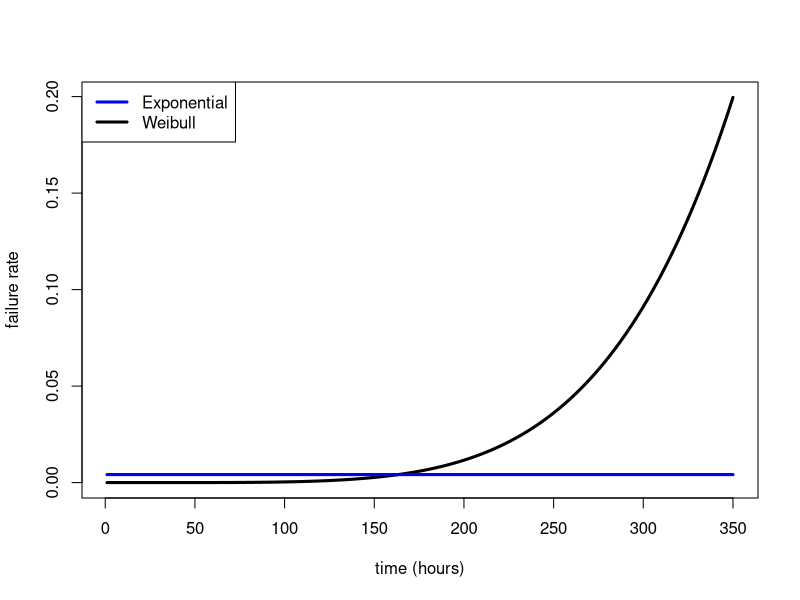
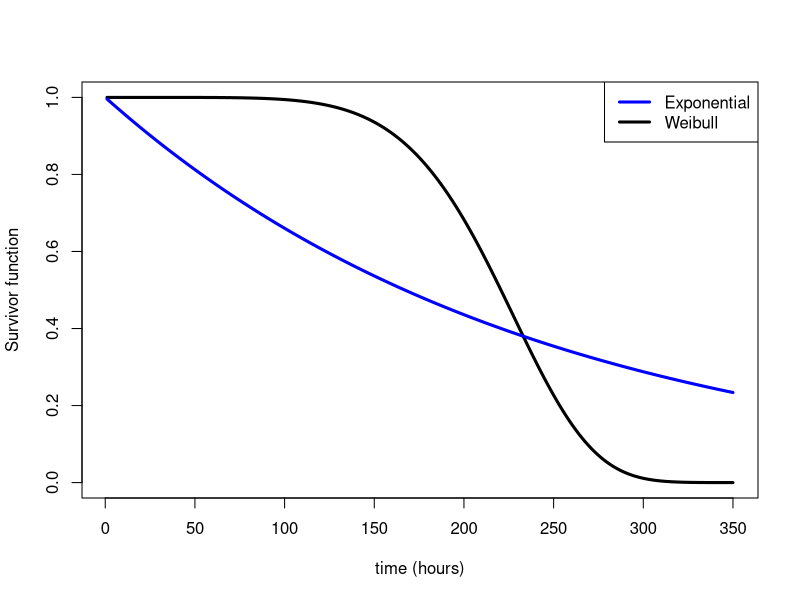
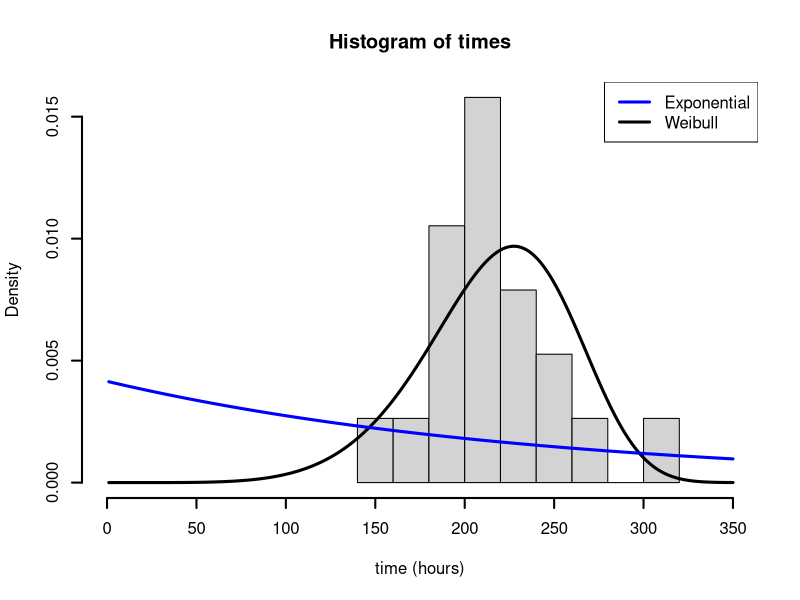
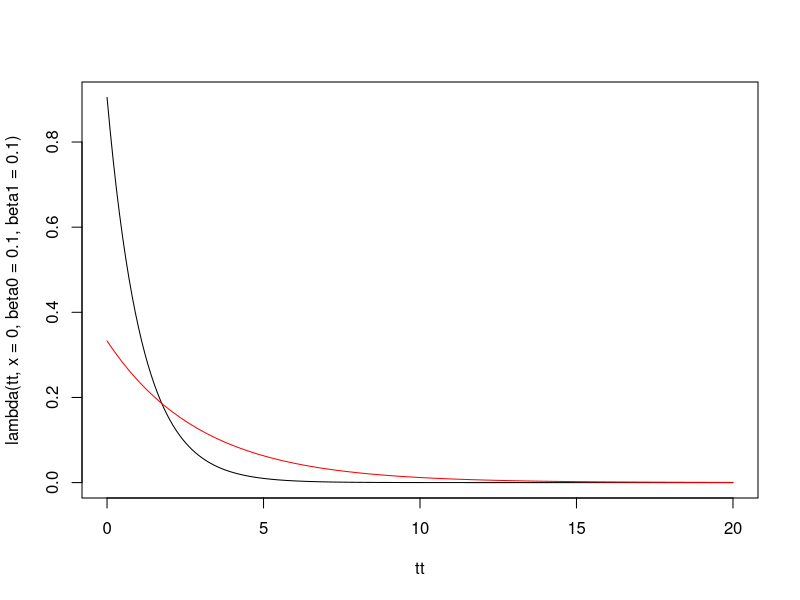
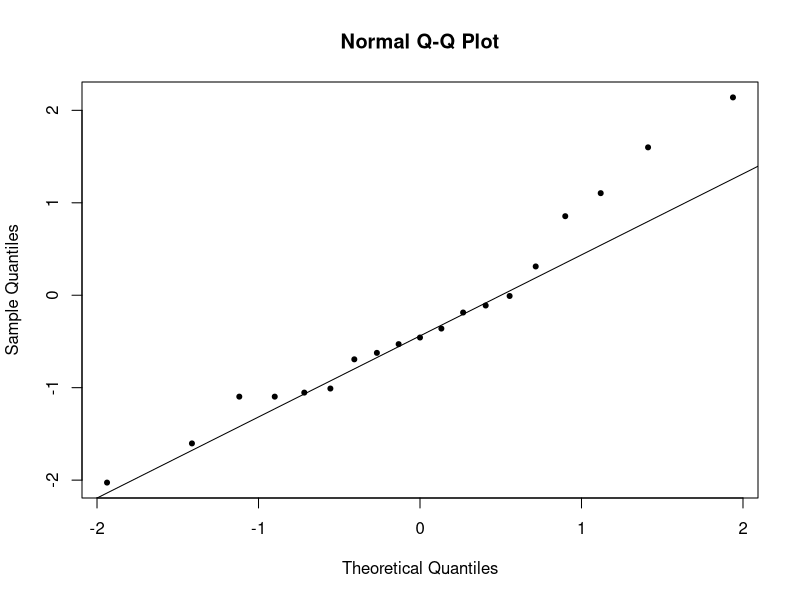

These figures' R source, in order: (Note: this script raises an error after producing the figures.)
###################################################################
################### Play with aircraft airconditioning data #######
###################################################################

## Input the data in R and create indicator variable for 
## observations that are censored
times <- c(143,164,188,188,190,192,206,209,213,216,220,227,
           230,234,246,265,304,216,244)
cens <- rep(1,19)
cens[18:19] <- 0

# Estimate Exponential distribution using first principles.
log_likelihood <- function(theta,times){
  ell <- sum(log(theta*exp(-theta*times[1:17]))) + 
    sum(log(exp(-theta*times[18:19])))
  return(-ell)
}
## Or use the R built-in functions to calculate the pdf and tail area
## probabilities of the Exponential distr.:
#log_likelihood <- function(theta,times,cens){
#  -sum( dexp(times[1:17],theta,log=T) ) - 
#   sum( pexp(times[18:19],theta,log=T,lower.tail=F) )
#}
out <- nlm(log_likelihood,1,times=times,hessian = T)
theta <- out$estimate
1/theta # the mean
theta
sqrt(1/(out$hessian)) # std error
# What if we simpl excluded the censored obs as missing?
library(MASS)
# Use function fitdistr to fit simple distributions using 
# maximum likelihood
fitdistr(times[1:17],densfun = "exponential")
# Note the bigger standard error (less information)


## Repeat using survreg()
## Load the survival library to do the modelling
library(survival)
## Create "Surv" object to be used with the survreg function
Times <- Surv(times,cens,type="right")
Times
##### Now use the survreg function in the survival package, 
##### noting that it defines theta=exp(-beta0)
##### where beta0 is "the intercept"
## Fit an Exponential model
Emodel <- survreg(Times~1,dist="exponential")
summary(Emodel)
## and a Weibull model 
Wmodel <- survreg(Times~1,dist="weibull")
summary(Wmodel) # scale is 1/gamma

## Plot the failure rates. For the Exponential is easy, we just 
## need the estimate of theta
## which is just exp(-beta0)
thetaE <- exp(-Emodel$coefficients)
# For the Weibull, we also need the gamma parameter. 
## What R calls the scale is actually 1/gamma
thetaW <- exp(-Wmodel$coefficients)
gamma <- 1/Wmodel$scale
## create a time sequence
tt <- seq(1,350,len=500)
x11(width=8,height=6)
plot(tt,thetaW*gamma*(thetaW*tt)^(gamma-1),type="l",lwd=3,
     ylab="failure rate",xlab="time (hours)") ## Weibull failure rate
## Exponential has constant failure rate
lines(tt,rep(thetaE,500),lwd=3,col="blue") 
legend("topleft",c("Exponential","Weibull"),col=c("blue","black"),
       lwd=c(3,3),lty=c(1,1))

## Plot the Survivor functions
x11(width=8,height=6)
plot(tt,exp(-(thetaW*tt)^gamma),type="l",lwd=3,
     ylab="Survivor function",xlab="time (hours)") ## Weibull survivor
lines(tt,exp(-thetaE*tt),lwd=3,col="blue") ## Exponential survivor
legend("topright",c("Exponential","Weibull"),col=c("blue","black"),
       lwd=c(3,3),lty=c(1,1))

## Plot the pdfs
x11(width=8,height=6)
hist(times,freq=F,xlim=c(0,350),ylab="Density",xlab="time (hours)",lwd=2) # data histogram
lines(tt,dweibull(tt,shape=gamma,scale=1/thetaW),type="l",lwd=3) ## Weibull pdf
lines(tt,dexp(tt,thetaE),lwd=3,col="blue") ## Exponential pdf
legend("topright",c("Exponential","Weibull"),col=c("blue","black"),lwd=c(3,3),lty=c(1,1))

## What about the proabability that a airconditioning 
## unit will last for more than 250 hours?
## Well just get estimates of theta and gamma, and 
## plug in formula for survivor function
# For the Exponential
exp(-thetaE*250)
# Can also use 
1-pexp(250,rate=thetaE)
# For the Weibull
exp(-(thetaW*250)^gamma) # as per slide 17
# Can also use 
1-pweibull(250,shape=gamma,scale=1/thetaW)
# but note that pweibull confusingly calls gamma 
# the shape and 1/theta the scale


lambda <- function(t,x,beta0,beta1){
  exp(-beta0-beta1*x)*exp(-(t*exp(-beta0-beta1*x)))
}
tt <- seq(0,20,len=200)
plot(tt,lambda(tt,x=0,beta0=0.1,beta1=0.1),type="l")
lines(tt,lambda(tt,x=10,beta0=0.1,beta1=0.1),type="l",col="red")


## But which model is better? The Exponential is a special case 
## of the Weibull, i.e. where gamma = 1.
## Function survreg() produces an estimate of log(1/gamma), 
## so testing for gamma=1 is same as testing 
## for log(1/gamma)=0 so we just look at p-value of log(scale) 
## in the summary of Wmodel, which is <0.05 
## and thus reject the test that it is zero and therefore stick 
## with the Weibull.

## Of course we can also use likelihood ratio test as the two models are nested
loglikE <- logLik(Emodel)
loglikW <- logLik(Wmodel)
## get rid of "labels" introduced by logLik function
loglikE <- as.numeric(logLik(Emodel))
loglikW <- as.numeric(logLik(Wmodel))
## the LRT test:
LRT <- -2*(loglikE-loglikW)
## The Weibull is only larger by one parameter so 
## we test using chi-sq with 1 d.o.f.
pchisq(LRT,1,lower.tail=F)
## Extremely low p-value so we Exponential and 
## Weibull DO NOT fit the same, so we choose 
## Weibull as it is bigger.

## Of course, we can always use the AIC:
aicE <- -2*loglikE + 2*1 ## Exp. has two parameters
aicW <- -2*loglikW + 2*2 ## Weibull has two parameters
aicE
aicW
## So Weibull better. Note the AIC() 
## function returns the same
AIC(Emodel)
AIC(Wmodel)

## So we choose Weibull model, but how does the QQ plot of the 
## residuals look?
x11()
qqnorm( residuals(Wmodel,type="deviance"),pch=20 )
qqline( residuals(Wmodel,type="deviance"),pch=20 )
## Not so convincing at the upper tails. Maybe try a 
## different distribution? See Q2 on sheet 2.








######################################################
############### Play with Lung cancer data to  #######
############### illustrate the Weibull         #######
############### accelerated failure time model #######
######################################################
# Look at the data (survival time is in days)
Lung[1:20,]

# Fit a Weibull AFT to Lung data, with Karno and gender
library(survival)
model <- survreg(Surv(time, status) ~ Karno + gender, data=Lung, 
                 dist="weibull")
summary(model)

# Plot estimates of the failure rate with conf. int.
gamma <- 1/model$scale ## gamma estimate
## Predict the linear predictor, X*beta, with 
## the associated standard error.
pred <- predict(model,newdata=data.frame(gender="Female",Karno=50),
                se.fit=T,type="lp")
## Use it to calculate theta = exp(-X*beta)
theta <- exp(-pred$fit)
## and it's confidence interval
thetaL <- exp(-(pred$fit+1.96*pred$se.fit))
thetaU <- exp(-(pred$fit-1.96*pred$se.fit))
## Create a sequence ot time values in the range of the data
tt <- seq(5,1022,len=500) 
## Use theta and its CI along with the estimate 
## of gamma to compute the failure rate
lambda <- theta*gamma*(tt*theta)^(gamma-1)
lambdaU <- thetaU*gamma*(tt*thetaU)^(gamma-1)
lambdaL <- thetaL*gamma*(tt*thetaL)^(gamma-1)
## Plot the failure rate
x11()
par(lwd=2)
plot(tt,lambda,lwd=3,type="l",ylim=c(0,0.01),
     xlab="time (days)", ylab="failure rate") 
lines(tt,lambdaU,lty=2)
lines(tt,lambdaL,lty=2)

## Create a function to automatically plot the 
## failurerate for various covariate combinations
plot.weib <- function(model,gender="Male",Karno=100,
                      add=F,col="black",ylim=0.04){
  gamma <- 1/model$scale ## gamma estimate
  ## predict the linear predictor
  pred <- predict(model,newdata=data.frame(gender=gender,Karno=Karno),
                  se.fit=T,type="lp")
  ## and use it to calculate theta
  theta <- exp(-pred$fit)
  ## and it's confidence interval
  thetaL <- exp(-(pred$fit+1.96*pred$se.fit))
  thetaU <- exp(-(pred$fit-1.96*pred$se.fit))
  tt <- seq(5,1022,len=500)
  lambda <- theta*gamma*(tt*theta)^(gamma-1)
  lambdaU <- thetaU*gamma*(tt*thetaU)^(gamma-1)
  lambdaL <- thetaL*gamma*(tt*thetaL)^(gamma-1)
  if(add==F){
    plot(tt,lambda,lwd=3,col=col,type="l",ylim=c(0,ylim),xlab="time (days)",ylab="failure rate") 
    lines(tt,lambdaU,col=col,lty=2,lwd=1)
    lines(tt,lambdaL,col=col,lty=2,lwd=1)
    text(900,max(lambda)+sd(lambda)/3,paste(gender,", K=",Karno,sep=""),col=col)
  }
  else{
    lines(tt,lambda,lwd=3,col=col)
    lines(tt,lambdaU,col=col,lty=2,lwd=1)
    lines(tt,lambdaL,col=col,lty=2,lwd=1)
    text(900,max(lambda)+sd(lambda)/3,paste(gender,", K=",Karno,sep=""),col=col)
  }
}

x11()
plot.weib(model,Karno=0) # baseline (Male with Karno=0)
plot.weib(model,Karno=0,gender="Female",col="Red",add=T)
plot.weib(model,Karno=20,gender="Male",col="blue",add=T)
#
x11()
plot.weib(model,gender="Male",Karno=0,ylim=0.04)
plot.weib(model,gender="Male",Karno=40,add=T,col="red")
plot.weib(model,gender="Male",Karno=80,add=T,col="blue")
plot.weib(model,gender="Male",Karno=100,add=T,col="green")
#
x11()
plot.weib(model,gender="Male",Karno=100,ylim=0.005)
plot.weib(model,gender="Female",Karno=100,ylim=0.01,add=T,col="red")

## function to calculate the survivor function for 
## different predictor values
calc.survivor <- function(model,gender="Male",Karno=100,Time=365){
  gamma <- 1/model$scale ## gamma estimate
  pred <- predict(model,newdata=data.frame(gender=gender,Karno=Karno),
                  se.fit=T,type="lp")
  theta <- exp(-pred$fit)
  lambda <- theta*gamma*(tt*theta)^(gamma-1)
  ## the survivor function (as in lecture slides)
  S <- exp(-(theta*Time)^gamma) 
  print(paste("Survival prob. over ",Time," days, for a ",gender," with Karno=",Karno,":",sep=""))
  print(S)
}

calc.survivor(model,gender="Male",Karno=0,Time=365)
calc.survivor(model,gender="Female",Karno=0,Time=365)
#
calc.survivor(model,gender="Female",Karno=0,Time=365)
calc.survivor(model,gender="Female",Karno=25,Time=365)
calc.survivor(model,gender="Female",Karno=75,Time=365)
calc.survivor(model,gender="Female",Karno=100,Time=365)
#
calc.survivor(model,gender="Male",Karno=100,Time=365)
calc.survivor(model,gender="Male",Karno=100,Time=730)
calc.survivor(model,gender="Male",Karno=100,Time=1095)

## Note that we should really be providing confidence intervals 
## on these probabilities as they are effectively
## functions of the unknown parameters beta and gamma. 

## Compare nested models (see if gender is significant)
model1 <- survreg(Surv(time, status) ~ Karno, data=Lung)
model2 <- survreg(Surv(time, status) ~ Karno + gender, data=Lung)
loglik1 <- as.numeric(logLik(model1)) 
loglik2 <- as.numeric(logLik(model2))
LRT <- -2*(loglik1-loglik2)
LRT
## model2 is only larger by one parameter so we test using chi-sq with 1 d.o.f.
pchisq(LRT,1,lower.tail=F)
# p-value smaller than 0.05 so gender is significant

## Residual plots
x11()
par(mfrow=c(1,2)) ## set the plot window to two panels
fitted.values <- predict(model2,type="response")
std.deviance.redids <- residuals(model2,type="deviance")
## Resids vs fitted values
plot(fitted.values,std.deviance.redids,pch=20)
abline(h=0)
## and QQ plot
qqnorm( std.deviance.redids, pch=20 )
qqline( std.deviance.redids )

## Fitted values. Note these are defined as exp(X*beta)
## where X*beta is the mean of the log time-to-failure.
## Note however exp(X*beta) is NOT the mean of the 
## time-to-failure (but it is proportional to it).
## To get predictions of time-to-failure, we need to 
## get the mean of the Weibull which is (slide 17)
## mu = (1/theta)Gamma(1+1/gamma)
?predict.survreg
lin_pred <- predict(model2,type="lp")
theta <- exp(-lin_pred)
Mean <- (1/theta)*gamma(1+1/gamma)
## The mean for observarions that were censored, 
## are actually estimates of the true (unobserved) value
corrected <- Mean[Lung$status==0]
x11()
plot(corrected,Lung$time[Lung$status==0],ylab="Obs",xlab="corrected values from Weibull model",
     ylim=c(100,1100),xlim=c(100,1100),pch=20)
abline(0,1)
## Some of the corrected values seem too low. This is an aspect 
## of the model that we may think implies an unconvincing fit.


## We can also think of a model where gender specifies a different 
## baseline failure rate.
## We can do this by making the gamma parameter depend on 
## gender, using the function strata()
model3 <- survreg(Surv(time, status) ~ Karno + strata(gender), data=Lung)
summary(model3)
## Note that assessing the gender effect is not so straightforward 
## from the output. If we want to know the significance 
## of the effect, we need to use the LRT
model4 <- survreg(Surv(time, status) ~ Karno, data=Lung)
loglik3 <- as.numeric(logLik(model3)) 
loglik4 <- as.numeric(logLik(model4))
LRT <- -2*(loglik4-loglik3)
## model3 is only larger by one parameter so we test 
## using chi-sq with 1 d.o.f.
pchisq(LRT,1,lower.tail=F)
# p-value smaller than 0.05 so gender is significant 
# (but just about)

## Use similar code to above to calculate failure rates for men and women. 
### Note we now have one gamma for each
pred <- predict(model3,newdata=data.frame(Karno=100,gender="Male"),
                se.fit=T,type="lp",xlab="time (days)",ylab="failure rate")
theta <- exp(-pred$fit)
thetaU <- exp(-(pred$fit+1.96*pred$se.fit))
thetaL <- exp(-(pred$fit-1.96*pred$se.fit))
gamma1 <- 1/model3$scale[1]
gamma2 <- 1/model3$scale[2]
lambda.male <- theta*gamma1*(tt*theta)^(gamma1-1)
lambda.maleU <- thetaU*gamma1*(tt*thetaU)^(gamma1-1)
lambda.maleL <- thetaL*gamma1*(tt*thetaL)^(gamma1-1)
lambda.female <- theta*gamma2*(tt*theta)^(gamma2-1)
lambda.femaleU <- thetaU*gamma2*(tt*thetaU)^(gamma2-1)
lambda.femaleL <- thetaL*gamma2*(tt*thetaL)^(gamma2-1)
x11() ## plot from original model
plot.weib(model2,Karno=100,ylim=0.007) # baseline (Male with Karno=0)
plot.weib(model2,Karno=100,gender="Female",col="Red",add=T,ylim=0.007)
x11() ## new plot window
tt <- seq(5,1022,len=500)
plot(tt,lambda.male,lwd=3,type="l",ylim=c(0,0.007),xlab="time (days)")
lines(tt,lambda.maleU,lty=2,lwd=1)
lines(tt,lambda.maleL,lty=2,lwd=1)
lines(tt,lambda.female,lwd=3,col="red")
lines(tt,lambda.femaleU,col="red",lty=2,lwd=1)
lines(tt,lambda.femaleL,col="red",lty=2,lwd=1)
legend("topright",c("male","female"),col=c("black","red"),lty=c(1,1),lwd=3)
## Interesting how the curves look rather different. Does this model
## fit better? 
AIC(model3)
AIC(model2)

# Are the corrected values any better?
lin_pred <- predict(model3,type="lp")
theta <- exp(-lin_pred)
gammas <- rep(0.831, nrow(Lung)) ## males gamma
gammas[Lung$gender=="Female"] <- 0.630
Mean2 <- (1/theta)*gamma(1+1/gammas)
corrected2 <- Mean2[Lung$status==0]
x11()
par(mfrow=c(1,2))
plot(corrected,Lung$time[Lung$status==0],ylab="Obs",
     xlab="corrected values from Weibull model",
     ylim=c(100,1100),xlim=c(100,1100),pch=20)
abline(0,1)
plot(corrected2,Lung$time[Lung$status==0],ylab="Obs",
     xlab="corrected values from Weibull model",
     ylim=c(100,1100),xlim=c(100,1100),pch=20)
abline(0,1)
# Looks a little better actually. 

# Also illustrate log-Logistic
model5 <- survreg(Surv(time, status) ~ Karno + gender, data=Lung, 
                  dist="loglogistic")
summary(model5)
# residuals
x11()
par(mfrow=c(1,2)) ## set the plot window to two panels
fitted.values <- predict(model5,type="response") 
std.deviance.redids <- residuals(model5,type="deviance")
plot(fitted.values,std.deviance.redids,pch=20)
abline(h=0)
qqnorm( std.deviance.redids, pch=20 )
qqline( std.deviance.redids )
# Not particularly better than Weibull.
###########################################################################################################################

